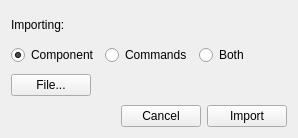
<?xml version="1.0" encoding="UTF-8"?>
<ui version="4.0">
 <class>Import</class>
 <widget class="QWidget" name="Import">
  <property name="geometry">
   <rect>
    <x>0</x>
    <y>0</y>
    <width>298</width>
    <height>138</height>
   </rect>
  </property>
  <property name="windowTitle">
   <string>Import</string>
  </property>
  <layout class="QGridLayout" name="gridLayout">
   <item row="1" column="0">
    <layout class="QVBoxLayout" name="verticalLayout">
     <item>
      <widget class="QLabel" name="lbl_import">
       <property name="text">
        <string>Importing:</string>
       </property>
      </widget>
     </item>
     <item>
      <layout class="QHBoxLayout" name="horizontalLayout_3">
       <item>
        <widget class="QRadioButton" name="rbn_comp">
         <property name="text">
          <string>Component</string>
         </property>
         <property name="checked">
          <bool>true</bool>
         </property>
        </widget>
       </item>
       <item>
        <widget class="QRadioButton" name="rbn_cmds">
         <property name="text">
          <string>Commands</string>
         </property>
        </widget>
       </item>
       <item>
        <widget class="QRadioButton" name="rbn_both">
         <property name="text">
          <string>Both</string>
         </property>
        </widget>
       </item>
      </layout>
     </item>
     <item>
      <layout class="QHBoxLayout" name="horizontalLayout_2">
       <item>
        <widget class="QPushButton" name="btn_file">
         <property name="text">
          <string>File...</string>
         </property>
        </widget>
       </item>
       <item>
        <widget class="QLabel" name="label_file">
         <property name="text">
          <string/>
         </property>
        </widget>
       </item>
       <item>
        <spacer name="horizontalSpacer_2">
         <property name="orientation">
          <enum>Qt::Horizontal</enum>
         </property>
         <property name="sizeHint" stdset="0">
          <size>
           <width>40</width>
           <height>20</height>
          </size>
         </property>
        </spacer>
       </item>
      </layout>
     </item>
     <item>
      <layout class="QHBoxLayout" name="horizontalLayout">
       <item>
        <spacer name="horizontalSpacer">
         <property name="orientation">
          <enum>Qt::Horizontal</enum>
         </property>
         <property name="sizeHint" stdset="0">
          <size>
           <width>40</width>
           <height>20</height>
          </size>
         </property>
        </spacer>
       </item>
       <item>
        <widget class="QPushButton" name="btn_cancel">
         <property name="text">
          <string>Cancel</string>
         </property>
        </widget>
       </item>
       <item>
        <widget class="QPushButton" name="btn_import">
         <property name="text">
          <string>Import</string>
         </property>
        </widget>
       </item>
      </layout>
     </item>
    </layout>
   </item>
  </layout>
 </widget>
 <resources/>
 <connections>
  <connection>
   <sender>btn_cancel</sender>
   <signal>clicked()</signal>
   <receiver>Import</receiver>
   <slot>close()</slot>
   <hints>
    <hint type="sourcelabel">
     <x>200</x>
     <y>126</y>
    </hint>
    <hint type="destinationlabel">
     <x>71</x>
     <y>119</y>
    </hint>
   </hints>
  </connection>
  <connection>
   <sender>btn_import</sender>
   <signal>clicked()</signal>
   <receiver>Import</receiver>
   <slot>import_data()</slot>
   <hints>
    <hint type="sourcelabel">
     <x>286</x>
     <y>126</y>
    </hint>
    <hint type="destinationlabel">
     <x>148</x>
     <y>68</y>
    </hint>
   </hints>
  </connection>
  <connection>
   <sender>btn_file</sender>
   <signal>clicked()</signal>
   <receiver>Import</receiver>
   <slot>select_file()</slot>
   <hints>
    <hint type="sourcelabel">
     <x>25</x>
     <y>92</y>
    </hint>
    <hint type="destinationlabel">
     <x>3</x>
     <y>65</y>
    </hint>
   </hints>
  </connection>
 </connections>
 <slots>
  <slot>import_data()</slot>
  <slot>select_file()</slot>
 </slots>
</ui>
